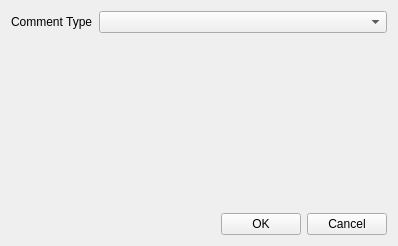
<?xml version="1.0" encoding="UTF-8"?>
<ui version="4.0">
 <class>GTACommentWidget</class>
 <widget class="QWidget" name="GTACommentWidget">
  <property name="windowModality">
   <enum>Qt::ApplicationModal</enum>
  </property>
  <property name="geometry">
   <rect>
    <x>0</x>
    <y>0</y>
    <width>398</width>
    <height>246</height>
   </rect>
  </property>
  <property name="windowTitle">
   <string>Comment Selector</string>
  </property>
  <layout class="QGridLayout" name="gridLayout">
   <item row="0" column="0">
    <layout class="QHBoxLayout" name="horizontalLayout">
     <item>
      <widget class="QLabel" name="label">
       <property name="sizePolicy">
        <sizepolicy hsizetype="Fixed" vsizetype="Fixed">
         <horstretch>0</horstretch>
         <verstretch>0</verstretch>
        </sizepolicy>
       </property>
       <property name="text">
        <string>Comment Type</string>
       </property>
      </widget>
     </item>
     <item>
      <widget class="QComboBox" name="CommentTypeCB"/>
     </item>
    </layout>
   </item>
   <item row="1" column="0">
    <widget class="QStackedWidget" name="CommentStackSW">
     <widget class="QWidget" name="page"/>
     <widget class="QWidget" name="page_2"/>
    </widget>
   </item>
   <item row="2" column="0">
    <layout class="QHBoxLayout" name="horizontalLayout_2">
     <item>
      <spacer name="horizontalSpacer">
       <property name="orientation">
        <enum>Qt::Horizontal</enum>
       </property>
       <property name="sizeHint" stdset="0">
        <size>
         <width>188</width>
         <height>20</height>
        </size>
       </property>
      </spacer>
     </item>
     <item>
      <widget class="QPushButton" name="OKPB">
       <property name="text">
        <string>OK</string>
       </property>
       <property name="icon">
        <iconset resource="../resource.qrc">
         <normaloff>:/images/forms/img/OK.png</normaloff>:/images/forms/img/OK.png</iconset>
       </property>
      </widget>
     </item>
     <item>
      <widget class="QPushButton" name="CancelPB">
       <property name="text">
        <string>Cancel</string>
       </property>
       <property name="icon">
        <iconset resource="../resource.qrc">
         <normaloff>:/images/forms/img/CANCEL.jpg</normaloff>:/images/forms/img/CANCEL.jpg</iconset>
       </property>
      </widget>
     </item>
    </layout>
   </item>
  </layout>
 </widget>
 <resources>
  <include location="../resource.qrc"/>
 </resources>
 <connections/>
</ui>
